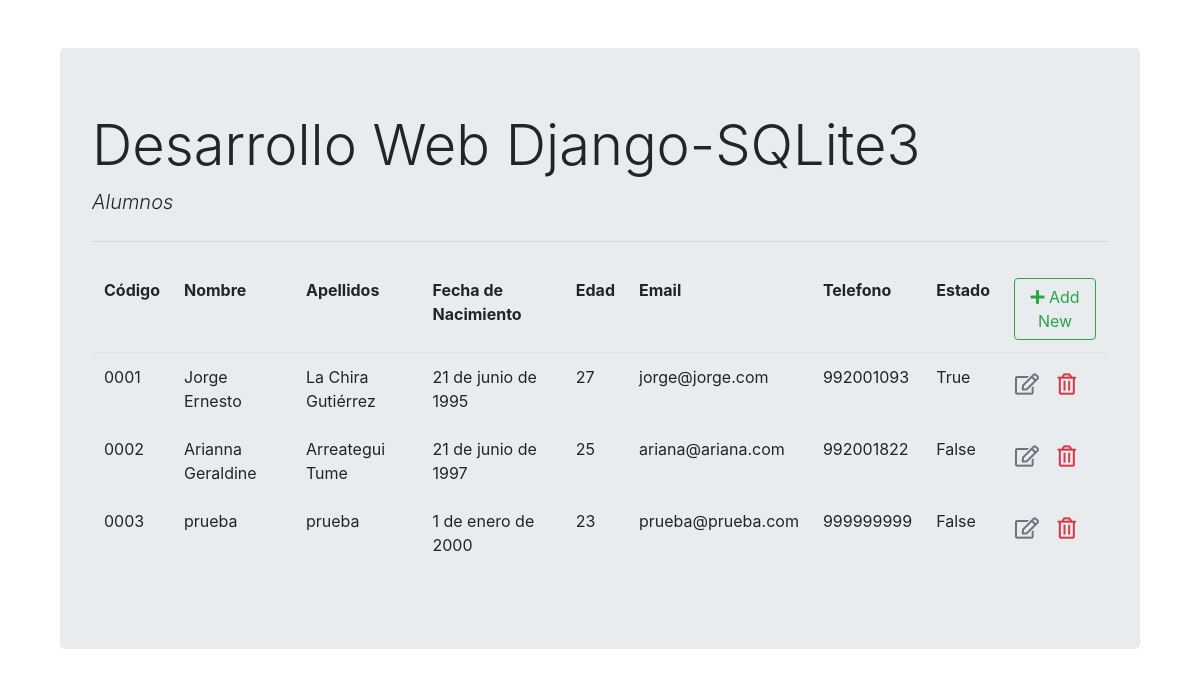
/alumnos/list/, run on the app's committed database.
### app/models.py (models this page shows, shortened)
class Alumno(models.Model):  # Modelo creado para ejecutar migraciones
    codigo = models.CharField(max_length=20)
    nombre = models.CharField(max_length=100)
    apellidos = models.CharField(max_length=100)
    fecha_nacimiento = models.DateField()
    edad = models.IntegerField()
    email = models.EmailField()
    telefono = models.CharField(max_length=20)
    estado = models.BooleanField()
    class Meta:
        db_table = "alumno"  # Especificar el nombre de la tabla que se creara en la migración

### app/views.py (the view)
# urls.py: path('list/'           , views.alumno_list  , name='alumno_list')     # get req. para recuparar y listar todos los registros
def alumno_list(request):
    context = {'alumno_list': Alumno.objects.all()}
    return render(request, "app/alumno_list.html", context)

### app/templates/app/alumno_list.html (shortened to what this page needs)
{% extends 'app/base.html' %}
{% block content %}
    <table class="table table-borderless">
        <thead class="border-bottom font-weight-bold">
            <tr>
                <td>Código</td>
                <td>Nombre</td>
                <td>Apellidos</td>
                <td>Fecha de Nacimiento</td>
                <td>Edad</td>
                <td>Email</td>
                <td>Telefono</td>
                <td>Estado</td>
                <td>
                    <a href="{% url 'alumno_insert' %}" class="btn btn-outline-success">
                        <i class="fas fa-plus"></i> Add New
                    </a>
                </td>
            </tr>
        </thead>
        <tbody>
            {% for alumno in alumno_list %}
            <tr>
                <td>{{alumno.codigo}}</td>
                <td>{{alumno.nombre}}</td>
                <td>{{alumno.apellidos}}</td>
                <td>{{alumno.fecha_nacimiento}}</td>
                <td>{{alumno.edad}}</td>
                <td>{{alumno.email}}</td>
                <td>{{alumno.telefono}}</td>
                <td>{{alumno.estado}}</td>
                <td>
                    <a href="{% url 'alumno_update' alumno.id %}" class="btn text-secondary px-0" title="Edit">
                        <i class="far fa-edit fa-lg"></i>
                    </a>
                    <form action="{% url 'alumno_delete' alumno.id %}" method="post" class="d-inline">
                        <button type="submit" class="btn">
                            <i class="far fa-trash-alt fa-lg text-danger float-right" title="Delete"></i>
                        </button>
                    </form>
                </td>
            </tr>
            {% endfor %}
        </tbody>
    </table>
{% endblock content %}

### app/templates/app/base.html (shortened to what this page needs)
<!DOCTYPE html>
<html lang="es">
<head>
    <link rel="stylesheet" href="https://cdn.jsdelivr.net/npm/bootstrap@4.6.2/dist/css/bootstrap.min.css"
>
    <link rel="stylesheet" href="https://cdnjs.cloudflare.com/ajax/libs/font-awesome/5.11.2/css/all.min.css">
    <link rel="stylesheet" href="https://cdn.jsdelivr.net/npm/bootstrap-select@1.13.14/dist/css/bootstrap-select.min.css">
</head>
<body>
    <div class="container">
        <div class="col-md-12 mt-5">
            <div class="jumbotron">
                <h1 class="display-4">Desarrollo Web Django-SQLite3</h1>
                <p class="lead font-italic">Alumnos</p>
                <hr class="my-4">
                {% block content %}
                {% endblock content %}
            </div>
        </div>
    </div>
</body>
</html>

### data on the page
Alumno: codigo "0001", nombre "Jorge Ernesto", apellidos "La Chira Gutiérrez", fecha_nacimiento "21 de junio de 1995", edad "27", email "jorge@jorge.com", telefono "992001093", estado "True"
Alumno: codigo "0002", nombre "Arianna Geraldine", apellidos "Arreategui Tume", fecha_nacimiento "21 de junio de 1997", edad "25", email "ariana@ariana.com", telefono "992001822", estado "False"
Alumno: codigo "0003", nombre "prueba", apellidos "prueba", fecha_nacimiento "1 de enero de 2000", edad "23", email "prueba@prueba.com", telefono "999999999", estado "False"
